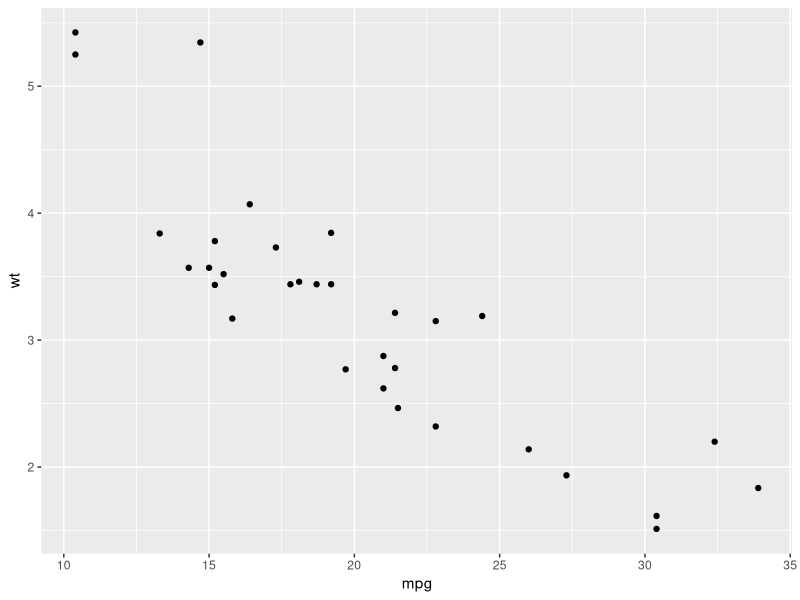
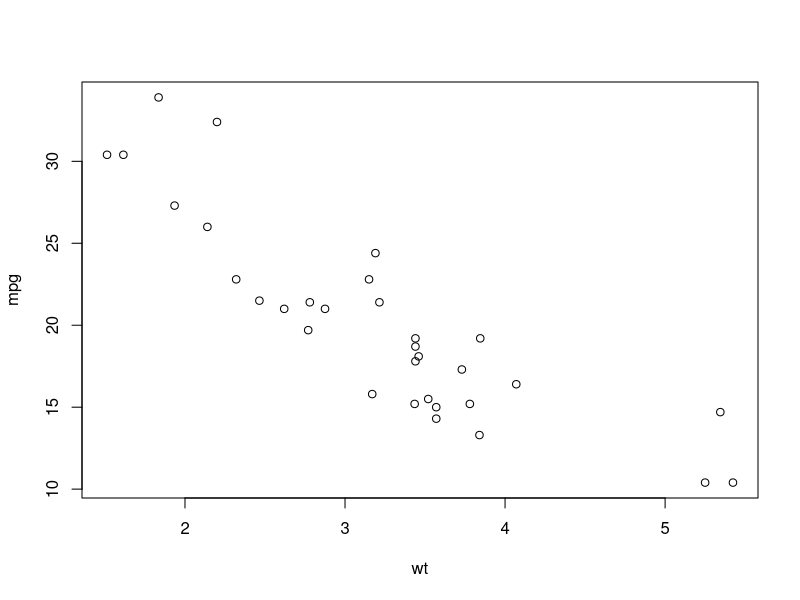
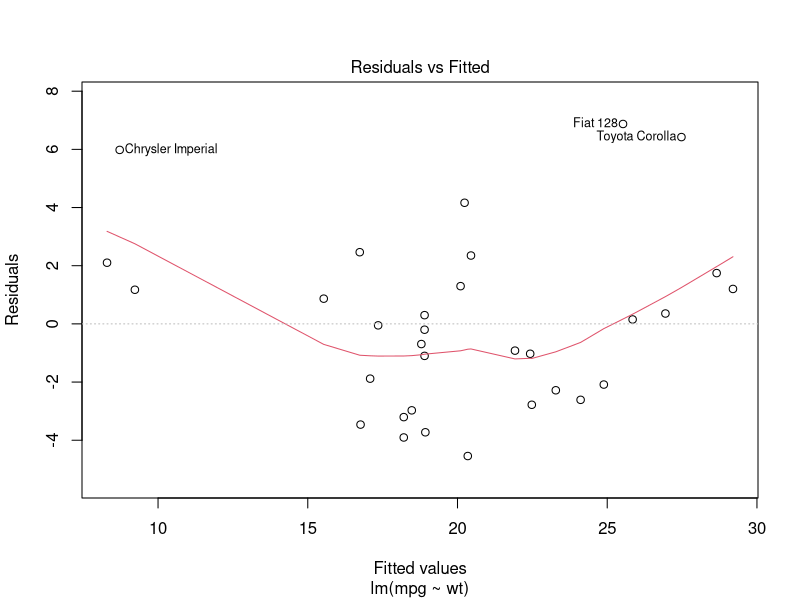
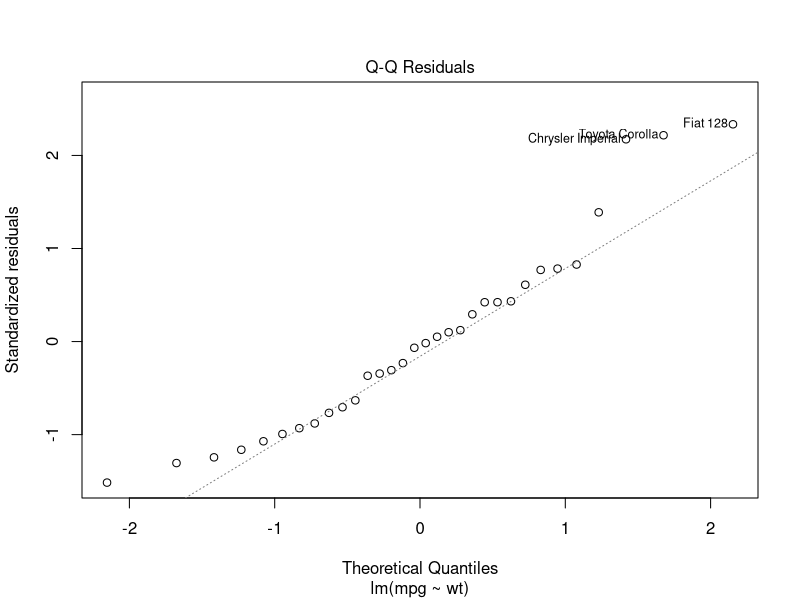
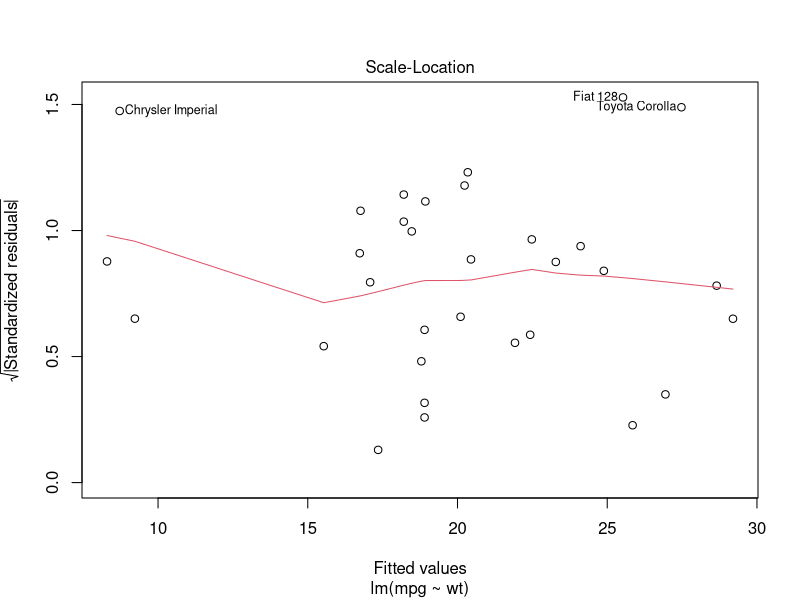
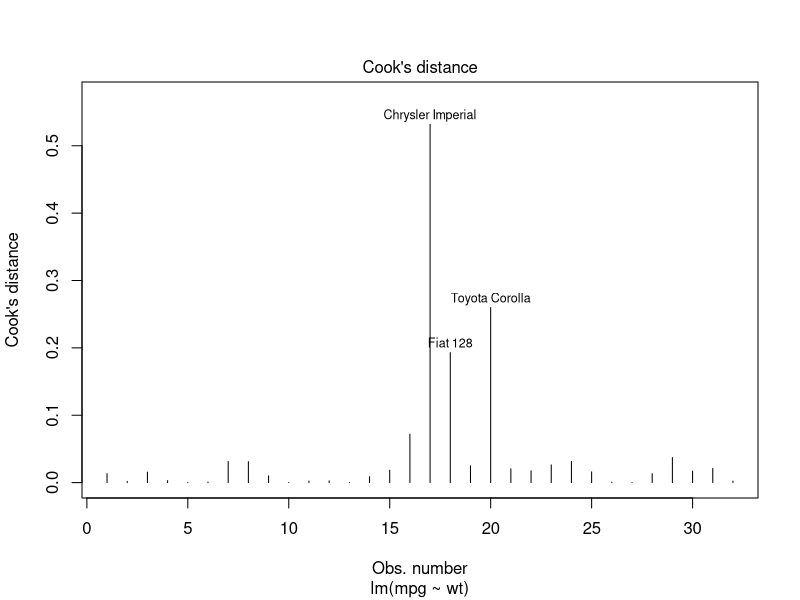
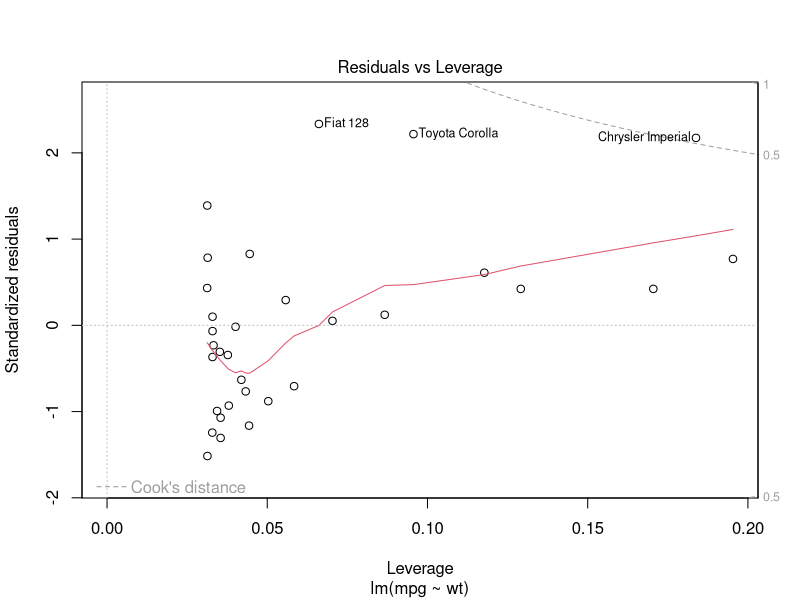
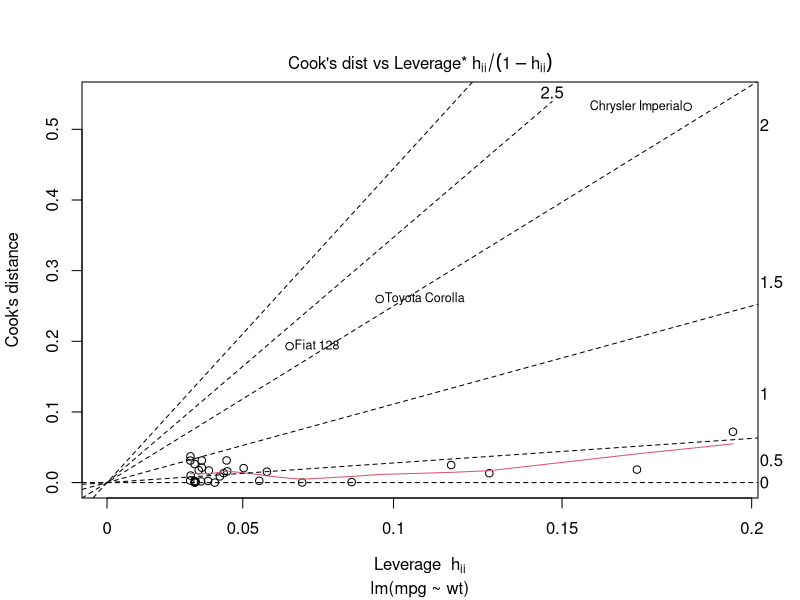

The R source for these figures, in order:
## ---- chunk 1
library(datasets)
library(ggplot2)
data(mtcars)

backmtcars<-mtcars

gplot<-ggplot(mtcars, aes(x=mpg, y=wt))+
  geom_point()
gplot

plot(mpg~wt, data=mtcars)

mpg_model <- lm(mpg~wt, data=mtcars)
summary(mpg_model)

qt(0.975, df=28)    # 30 minus 2df for what? 2 sided test?
plot(mpg_model, which = 1:6)
